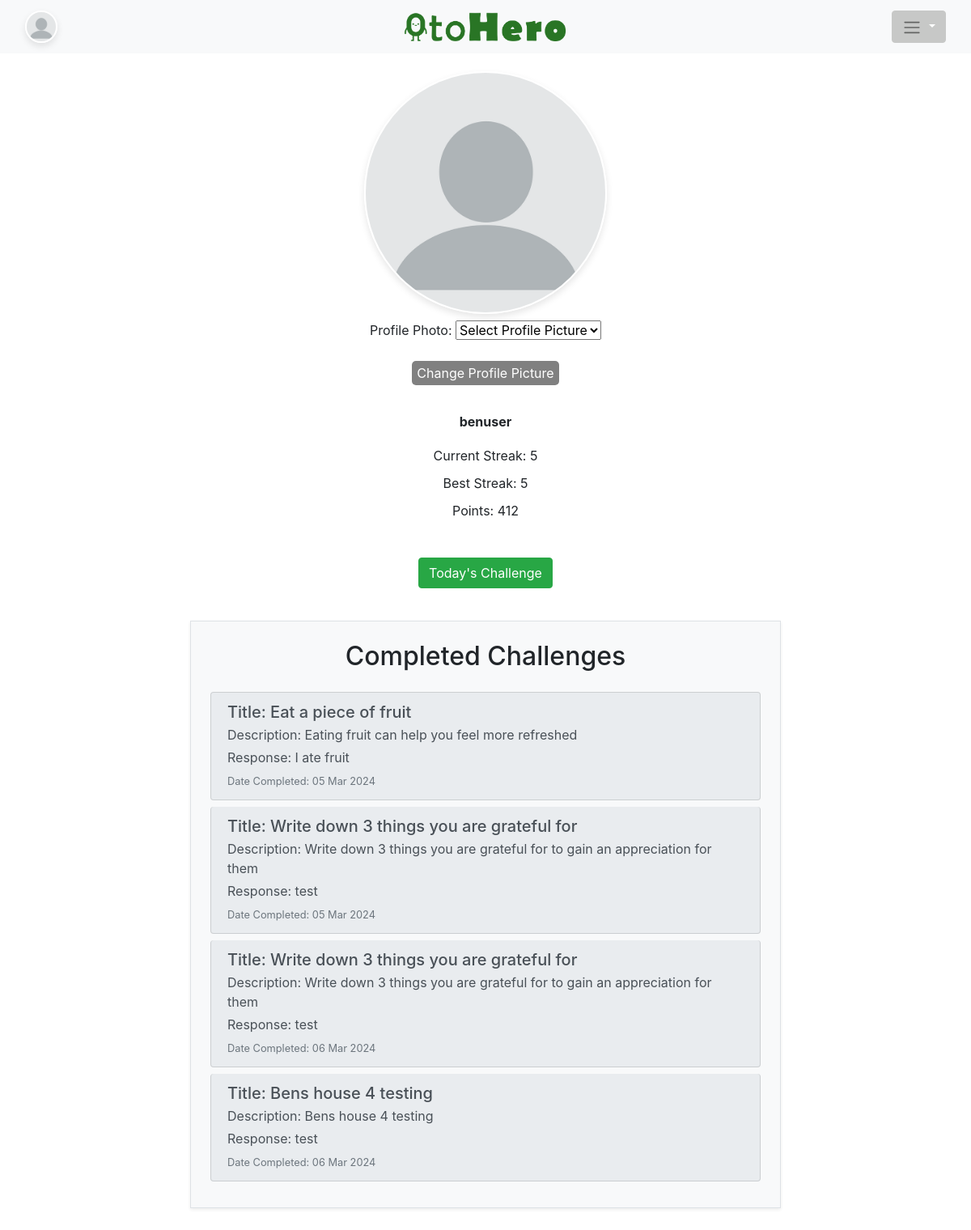
/project/profile/benuser (signed in), run on the app's committed database.
### project/models.py (models this page shows, shortened)
class CustomUser(AbstractUser):
    streak = models.PositiveIntegerField(default=0)
    best_streak =  models.PositiveIntegerField(default=0)
    coins = models.PositiveIntegerField(default=0)
    profile_picture = models.CharField(max_length=25, default="blank.jpeg")
    is_gamekeeper = models.BooleanField(default=False)

class UserChallenges(models.Model):
    user = models.ForeignKey(CustomUser, on_delete=models.CASCADE)  # Set these as composite primary keys
    daily_challenge = models.ForeignKey(DailyChallenge, on_delete=models.CASCADE)
    submitted = models.DateTimeField(default=now())
    completed = models.BooleanField(default=False)
    response = models.CharField(max_length=250)
    points = models.PositiveIntegerField(default=0)
    user_lat = models.DecimalField(max_digits=10, decimal_places=8, null=True)
    user_long = models.DecimalField(max_digits=11, decimal_places=8, null=True)

class DailyChallenge(models.Model):
    challenge = models.ForeignKey(Challenge, on_delete=models.CASCADE)
    assigned = models.DateTimeField(default=now(), null=True)

class Challenge(models.Model):
    title = models.CharField(max_length=70, primary_key=True, default="")
    description = models.CharField(max_length=500, null=False)
    location_lat = models.DecimalField(max_digits=10,decimal_places = 8, null=True)
    location_long = models.DecimalField(max_digits=11, decimal_places=8, null=True)

### project/views.py (the view)
# urls.py: path('profile/<str:username>', views.profile, name='profile'),
@login_required()
def profile(request, username):
    if request.method == "POST":  # From: https://www.geeksforgeeks.org/django-upload-files-with-filesystemstorage/
        profile_picture = request.POST.get('profile_picture')
        if profile_picture:
            user = request.user
            user.profile_picture = profile_picture
            user.save()
    user = get_object_or_404(CustomUser, username=username)
    user_challenges = UserChallenges.objects.filter(user=user)
    todays_challenge = DailyChallenge.objects.latest("-assigned")
    context = {
        'user': user,
        'user_challenges': user_challenges,
        'user_points': user_challenges.aggregate(Sum("points"))['points__sum']
    }
    return render(request, 'project/profile.html', context)

### project/templates/project/profile.html (shortened to what this page needs)
{% extends 'base.html' %}
{% load static %}
{% block content %}
<head>
</head>
<div class="container mt-5">
  <div class="row justify-content-center">
    <div class="col-12 text-center mb-4">
      <div class="profile-container mb-3">
        <img src="{% static 'project/'|add:request.user.profile_picture%}" alt="Profile Picture" id="profile-picture" class="profile-picture rounded-circle mb-2">
        <form id="ChangeProfilePicture" method="POST" align="center" action="{% url 'profile' request.user.username %}">
          <div class="form-group">
            Profile Photo: <select name="profile_picture" id="profile-picture-select">
                <option value="" selected="selected">Select Profile Picture</option>
                </select>
          </div>
          <div class="form-group">
            <button type="submit" class="button change-profile-picture" id="profilesubmit">Change Profile Picture</button>
          </div>
        </form>
        <h2 class="username">{{ user.username|default:"Username" }}</h2>
        <div class="stats">
          <p>Current Streak: {{ user.streak|default:"0" }}</p>
          <p>Best Streak: {{ user.best_streak|default:"0" }}</p>
          <p>Points: {{ user_points|default:"0" }}</p>
        </div>
      </div>
      <a href="{% url 'make_post' %}"><button class="btn btn-success mb-3" >
        Today's Challenge
      </button>
      </a>
    </div>
    <div class="col-12 col-lg-8 mb-5">
      <div class="border p-4 rounded-3 shadow-sm" style="background-color: #f8f9fa;">
        <h2 class="mb-4 text-center">Completed Challenges</h2>
        {% if user_challenges %}
          <div class="list-group">
            {% for uc in user_challenges %}
              <div class="list-group-item list-group-item-action mb-2 rounded text-start" style="background-color: #e9ecef;">
                <h5 class="mb-1">Title: {{ uc.daily_challenge.challenge.title }}</h5>
                <p class="mb-1">Description: {{ uc.daily_challenge.challenge.description }}</p>
                <p class="mb-1">Response: {{uc.response}}</p>
                <small class="text-muted">Date Completed: {{ uc.submitted|date:"d M Y" }}</small>
              </div>
            {% endfor %}
          </div>
        {% else %}
          <p>No challenges completed.</p>
        {% endif %}
      </div>
    </div>
  </div>
</div>
{% endblock %}

### project/templates/project/navbar.html (shortened to what this page needs)
<nav class="navbar navbar-expand-lg navbar-light bg-light fixed-top">
  <div class="container-fluid d-flex justify-content-between">
    {% load static %}
    {% if request.user.is_authenticated %}
    <a class="navbar-brand" href="{% url 'profile' request.user.username %}">
      <img src="{% static 'project/'|add:request.user.profile_picture%}" alt="Profile" style="width: 40px; height: 40px; border-radius: 50%;">
    </a>
    {% endif %}
    <a class="navbar-logo mx-auto" href="{% url 'home' %}" style="position: absolute; left: 50%; transform: translateX(-50%);">
      <img src="{% static 'project/brand_logo.png' %}" alt="AppName" style="height: 40px;">
    </a>
    <div class="nav-item dropdown">
      <button class="btn btn-secondary dropdown-toggle" type="button" id="dropdownMenuButton" data-toggle="dropdown" aria-haspopup="true" aria-expanded="false">
          <span class="navbar-toggler-icon"></span>
      </button>
      </div>
    </div>
  </nav>

### project/static/project/css/styles.css (style rules this page uses)
* { box-sizing: border-box; margin: 0; padding: 0; }
.navbar-brand img { width: 60px; height: 60px; border-radius: 50%; object-fit: cover; border: 2px solid #ffffff; box-shadow: 0px 4px 8px rgba(0, 0, 0, 0.1); }
.btn-secondary { background-color: #c7c8c7; border-color: #c7c8c7; }
.profile-container { display: flex; flex-direction: column; align-items: center; text-align: center; padding: 20px; margin-top: 20px; }
.profile-picture { width: 30vw; height: 30vw; border-radius: 50%; object-fit: cover; border: 2px solid #ffffff; box-shadow: 0 4px 8px rgba(0, 0, 0, 0.1); margin-bottom: 20px; max-width: 300px; max-height: 300px; }
.username, .stats p { margin: 10px 0; font-size: 1rem; }
.username { font-weight: bold; font-size: 16px; }
.button { display: inline-block; padding: 10px 20px; margin: 10px; font-size: 16px; border: none; border-radius: 5px; }

### project/templates/project/profile.html (style rules this page uses)
button.change-profile-picture { display: inline-block; height: auto; padding: 3px 6px; background-color: grey; color: white; border: none; }

### data on the page
CustomUser: profile_picture (placeholder picture)
CustomUser: username "benuser", streak "5", best_streak "5"
UserChallenges: daily_challenge.challenge "Eat a piece of fruit", daily_challenge.challenge.description "Eating fruit can help you feel more refreshed", response "I ate fruit", submitted "05 Mar 2024"
UserChallenges: daily_challenge.challenge "Write down 3 things you are grateful for", daily_challenge.challenge.description "Write down 3 things you are grateful for to gain an appreciation for them", response "test", submitted "05 Mar 2024"
UserChallenges: daily_challenge.challenge "Write down 3 things you are grateful for", daily_challenge.challenge.description "Write down 3 things you are grateful for to gain an appreciation for them", response "test", submitted "06 Mar 2024"
UserChallenges: daily_challenge.challenge "Bens house 4 testing", daily_challenge.challenge.description "Bens house 4 testing", response "test", submitted "06 Mar 2024"

### other printed values
{{ user_points|default:"0" }} "412"
